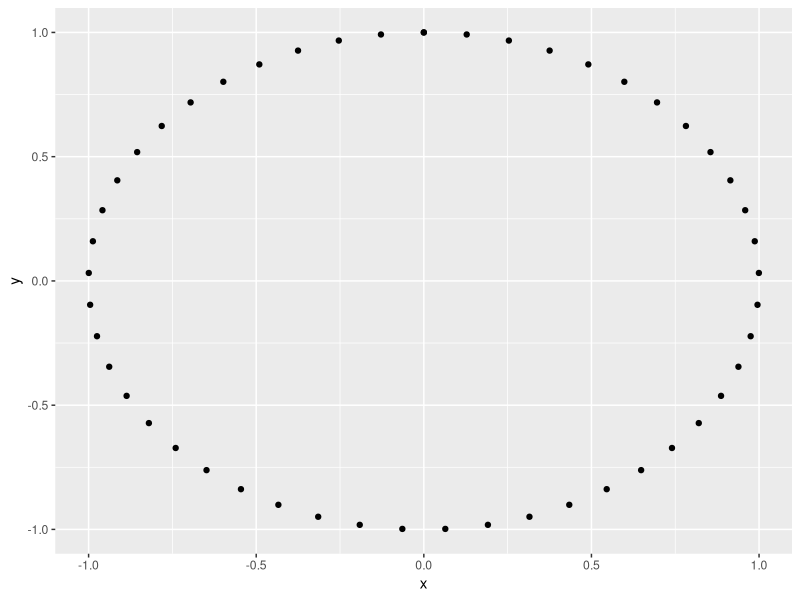
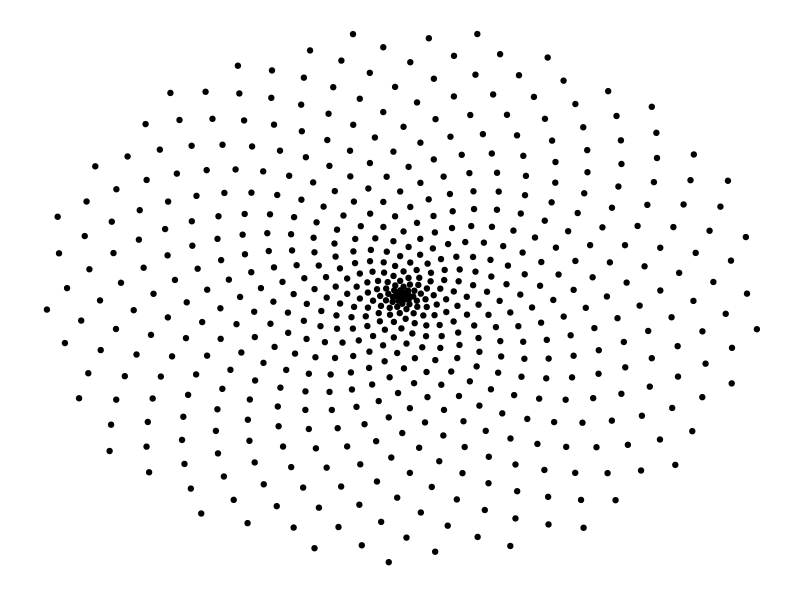

Reproduce these figures in R, in order.
#patterns in nature

library(tidyverse)
library(dplyr)

# Set plot images to a size
options(repr.plot.width = 4, repr.plot.height = 4)


#1. Create circle data to plot
t<-seq(0,2*pi,length.out=50)
x<-sin(t)
y<-cos(t)
df<-data.frame(t,x,y)
# Make a scatter plot of points in a circle
p<-ggplot(df,aes(x,y))
p+geom_point()

# 2. Make it harmonious with the Golden Angle

points<-600
# Define the Golden Angle
angle<-pi*(3-sqrt(5))
t<-(1:points)*angle
x<-sin(t)
y<-cos(t)
df<-data.frame(t,x,y)

# Make a scatter plot of points in a spiral
p<-ggplot(df ,aes(x*t,y*t))
p+geom_point()+theme(panel.background = element_rect(fill = "white"),axis.text.x = element_blank(),
                     axis.text.y = element_blank(),axis.title.x = element_blank(),
                     axis.title.y = element_blank(),panel.grid.major = element_blank(),
                     panel.grid.minor = element_blank(),axis.ticks=element_blank())



  
  
  
  




